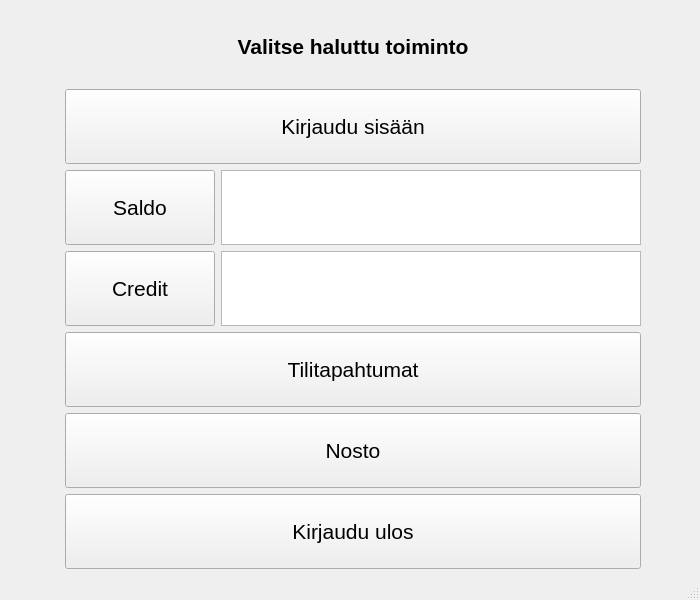
<?xml version="1.0" encoding="UTF-8"?>
<ui version="4.0">
 <class>MainWindow</class>
 <widget class="QMainWindow" name="MainWindow">
  <property name="geometry">
   <rect>
    <x>0</x>
    <y>0</y>
    <width>700</width>
    <height>600</height>
   </rect>
  </property>
  <property name="minimumSize">
   <size>
    <width>700</width>
    <height>600</height>
   </size>
  </property>
  <property name="maximumSize">
   <size>
    <width>700</width>
    <height>600</height>
   </size>
  </property>
  <property name="windowTitle">
   <string>MainWindow</string>
  </property>
  <widget class="QWidget" name="centralwidget">
   <layout class="QVBoxLayout" name="verticalLayout_3">
    <item>
     <layout class="QFormLayout" name="formLayout">
      <item row="1" column="1">
       <layout class="QVBoxLayout" name="verticalLayout">
        <property name="leftMargin">
         <number>50</number>
        </property>
        <property name="rightMargin">
         <number>50</number>
        </property>
        <item>
         <widget class="QPushButton" name="bSisaan">
          <property name="minimumSize">
           <size>
            <width>150</width>
            <height>75</height>
           </size>
          </property>
          <property name="font">
           <font>
            <pointsize>16</pointsize>
           </font>
          </property>
          <property name="text">
           <string>Kirjaudu sisään</string>
          </property>
         </widget>
        </item>
        <item>
         <layout class="QHBoxLayout" name="horizontalLayout">
          <item>
           <widget class="QPushButton" name="bSaldo">
            <property name="enabled">
             <bool>true</bool>
            </property>
            <property name="minimumSize">
             <size>
              <width>150</width>
              <height>75</height>
             </size>
            </property>
            <property name="maximumSize">
             <size>
              <width>75</width>
              <height>75</height>
             </size>
            </property>
            <property name="font">
             <font>
              <pointsize>16</pointsize>
             </font>
            </property>
            <property name="text">
             <string>Saldo</string>
            </property>
           </widget>
          </item>
          <item>
           <widget class="QTextEdit" name="textSaldoo">
            <property name="minimumSize">
             <size>
              <width>150</width>
              <height>75</height>
             </size>
            </property>
            <property name="maximumSize">
             <size>
              <width>500</width>
              <height>75</height>
             </size>
            </property>
            <property name="readOnly">
             <bool>true</bool>
            </property>
           </widget>
          </item>
         </layout>
        </item>
        <item>
         <layout class="QHBoxLayout" name="horizontalLayout_2">
          <item>
           <widget class="QPushButton" name="bCredit">
            <property name="minimumSize">
             <size>
              <width>150</width>
              <height>75</height>
             </size>
            </property>
            <property name="maximumSize">
             <size>
              <width>75</width>
              <height>75</height>
             </size>
            </property>
            <property name="font">
             <font>
              <pointsize>16</pointsize>
             </font>
            </property>
            <property name="text">
             <string>Credit</string>
            </property>
           </widget>
          </item>
          <item>
           <widget class="QTextEdit" name="textCreditt">
            <property name="minimumSize">
             <size>
              <width>150</width>
              <height>75</height>
             </size>
            </property>
            <property name="maximumSize">
             <size>
              <width>16777215</width>
              <height>75</height>
             </size>
            </property>
            <property name="readOnly">
             <bool>true</bool>
            </property>
           </widget>
          </item>
         </layout>
        </item>
        <item>
         <widget class="QPushButton" name="bTilitapahtumat">
          <property name="minimumSize">
           <size>
            <width>150</width>
            <height>75</height>
           </size>
          </property>
          <property name="font">
           <font>
            <pointsize>16</pointsize>
           </font>
          </property>
          <property name="text">
           <string>Tilitapahtumat</string>
          </property>
         </widget>
        </item>
        <item>
         <widget class="QPushButton" name="bNosto">
          <property name="minimumSize">
           <size>
            <width>150</width>
            <height>75</height>
           </size>
          </property>
          <property name="font">
           <font>
            <pointsize>16</pointsize>
           </font>
          </property>
          <property name="text">
           <string>Nosto</string>
          </property>
         </widget>
        </item>
        <item>
         <widget class="QPushButton" name="bUlos">
          <property name="minimumSize">
           <size>
            <width>150</width>
            <height>75</height>
           </size>
          </property>
          <property name="font">
           <font>
            <pointsize>16</pointsize>
           </font>
          </property>
          <property name="text">
           <string>Kirjaudu ulos</string>
          </property>
          <property name="iconSize">
           <size>
            <width>16</width>
            <height>16</height>
           </size>
          </property>
         </widget>
        </item>
       </layout>
      </item>
      <item row="0" column="1">
       <widget class="QLabel" name="label">
        <property name="font">
         <font>
          <pointsize>16</pointsize>
          <bold>true</bold>
         </font>
        </property>
        <property name="text">
         <string>Valitse haluttu toiminto</string>
        </property>
        <property name="textFormat">
         <enum>Qt::PlainText</enum>
        </property>
        <property name="scaledContents">
         <bool>false</bool>
        </property>
        <property name="alignment">
         <set>Qt::AlignCenter</set>
        </property>
        <property name="wordWrap">
         <bool>false</bool>
        </property>
        <property name="margin">
         <number>0</number>
        </property>
        <property name="textInteractionFlags">
         <set>Qt::NoTextInteraction</set>
        </property>
       </widget>
      </item>
     </layout>
    </item>
   </layout>
  </widget>
  <widget class="QMenuBar" name="menubar">
   <property name="geometry">
    <rect>
     <x>0</x>
     <y>0</y>
     <width>700</width>
     <height>21</height>
    </rect>
   </property>
  </widget>
  <widget class="QStatusBar" name="statusbar"/>
 </widget>
 <resources/>
 <connections/>
</ui>
